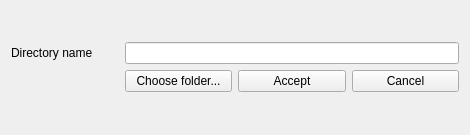
<?xml version="1.0" encoding="UTF-8"?>
<ui version="4.0">
 <class>EESyncronizationFolderForm</class>
 <widget class="QWidget" name="EESyncronizationFolderForm">
  <property name="geometry">
   <rect>
    <x>0</x>
    <y>0</y>
    <width>470</width>
    <height>135</height>
   </rect>
  </property>
  <property name="windowTitle">
   <string>Form</string>
  </property>
  <layout class="QGridLayout" name="gridLayout_2">
   <item row="0" column="0">
    <layout class="QGridLayout" name="gridLayout">
     <item row="1" column="1">
      <widget class="QPushButton" name="buttonChooseFolder">
       <property name="text">
        <string>Choose folder...</string>
       </property>
      </widget>
     </item>
     <item row="1" column="2">
      <widget class="QPushButton" name="buttonAccept">
       <property name="text">
        <string>Accept</string>
       </property>
      </widget>
     </item>
     <item row="0" column="0">
      <widget class="QLabel" name="label">
       <property name="text">
        <string>Directory name</string>
       </property>
      </widget>
     </item>
     <item row="1" column="3">
      <widget class="QPushButton" name="buttonCancel">
       <property name="text">
        <string>Cancel</string>
       </property>
      </widget>
     </item>
     <item row="0" column="1" colspan="3">
      <widget class="QLineEdit" name="folderName"/>
     </item>
    </layout>
   </item>
  </layout>
 </widget>
 <resources/>
 <connections/>
</ui>
